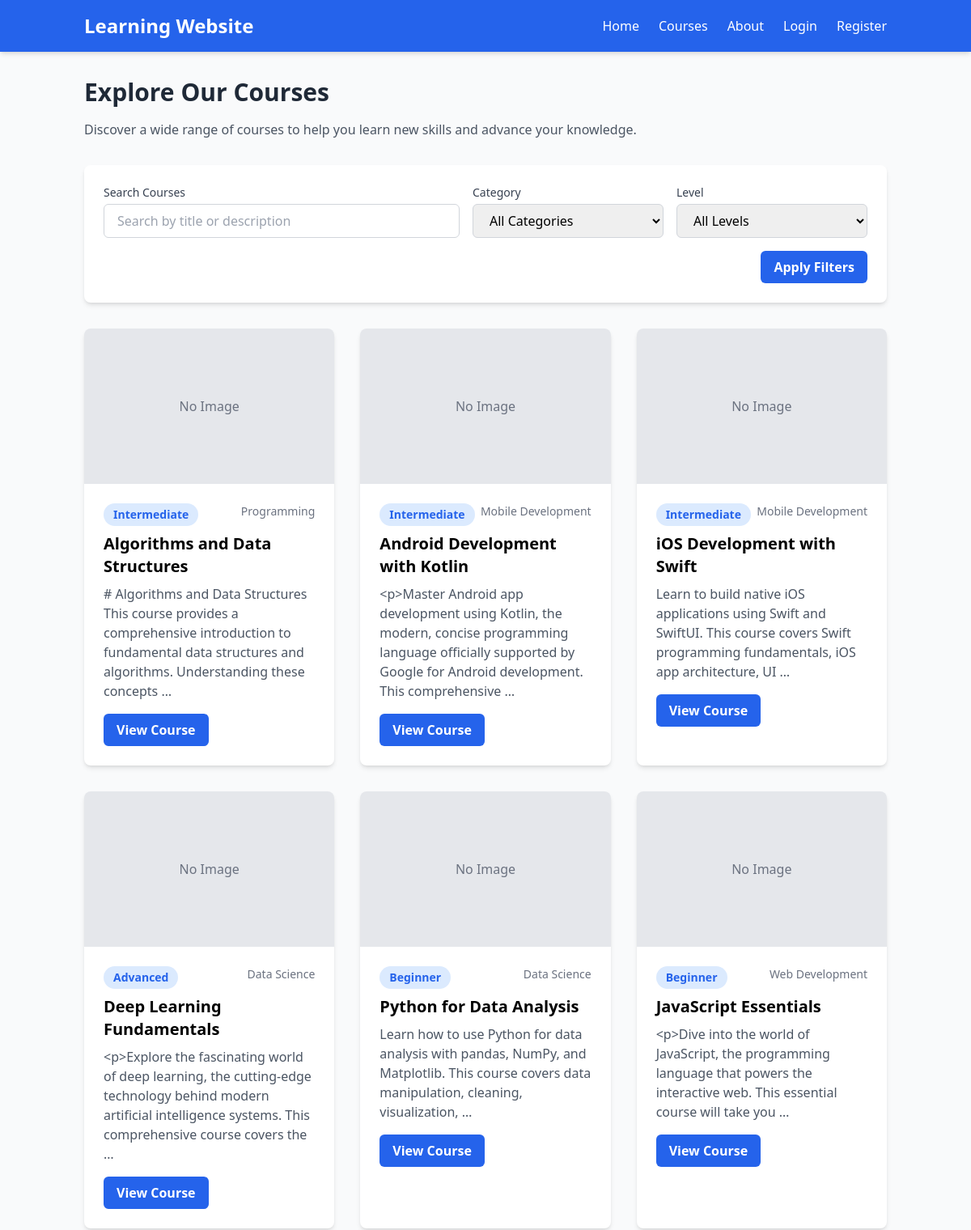
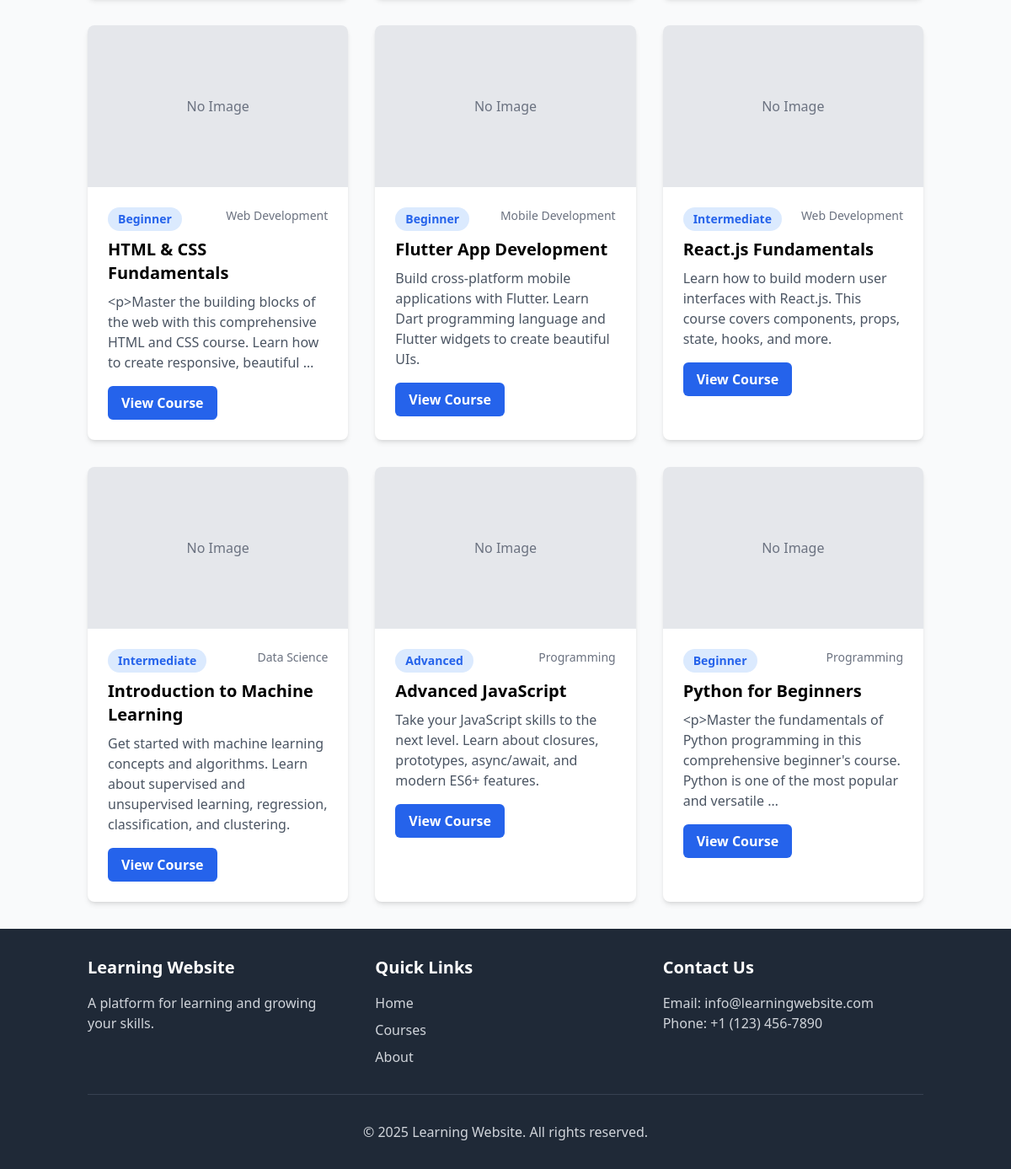
Page /courses/ on the committed database (2 pictures, top to bottom).
### learning_content/models.py (models this page shows, shortened)
class Course(models.Model):
    LEVEL_CHOICES = (
        ('beginner', 'Beginner'),
        ('intermediate', 'Intermediate'),
        ('advanced', 'Advanced'),
    )
    title = models.CharField(max_length=200)
    slug = models.SlugField(unique=True)
    category = models.ForeignKey(Category, on_delete=models.CASCADE, related_name='courses')
    description = models.TextField()
    level = models.CharField(max_length=20, choices=LEVEL_CHOICES, default='beginner')
    image = models.ImageField(upload_to='courses/', blank=True, null=True)
    is_featured = models.BooleanField(default=False)
    is_published = models.BooleanField(default=False)
    created_at = models.DateTimeField(auto_now_add=True)
    updated_at = models.DateTimeField(auto_now=True)
    class Meta:
        ordering = ['-created_at']

class Category(models.Model):
    name = models.CharField(max_length=100)
    slug = models.SlugField(unique=True)
    description = models.TextField(blank=True)
    image = models.ImageField(upload_to='categories/', blank=True, null=True)
    created_at = models.DateTimeField(auto_now_add=True)
    updated_at = models.DateTimeField(auto_now=True)
    class Meta:
        verbose_name_plural = 'Categories'
        ordering = ['name']

### learning_content/views.py (the view)
# urls.py: path('courses/', views.course_list, name='course_list'),
def course_list(request):
    courses = Course.objects.filter(is_published=True)
    categories = Category.objects.all()
    category_slug = request.GET.get('category')
    if category_slug:
        courses = courses.filter(category__slug=category_slug)
    level = request.GET.get('level')
    if level:
        courses = courses.filter(level=level)
    query = request.GET.get('q')
    if query:
        courses = courses.filter(
            Q(title__icontains=query) |
            Q(description__icontains=query)
        )
    context = {
        'courses': courses,
        'categories': categories,
        'selected_category': category_slug,
        'selected_level': level,
        'query': query,
    }
    return render(request, 'learning_content/course_list.html', context)

### templates/learning_content/course_list.html (shortened to what this page needs)
{% extends 'base.html' %}
{% block content %}
<div class="mb-8">
    <h1 class="text-3xl font-bold text-gray-800 mb-4">Explore Our Courses</h1>
    <p class="text-gray-600">Discover a wide range of courses to help you learn new skills and advance your knowledge.</p>
</div>
<div class="bg-white rounded-lg shadow-md p-6 mb-8">
    <form method="get" action="{% url 'learning_content:course_list' %}" class="space-y-4">
        <div class="flex flex-col md:flex-row gap-4">
            <div class="flex-grow">
                <label for="q" class="block text-sm font-medium text-gray-700 mb-1">Search Courses</label>
                <input type="text" name="q" id="q" value="{{ query|default:'' }}" placeholder="Search by title or description" class="w-full px-4 py-2 border border-gray-300 rounded-md focus:outline-none focus:ring-2 focus:ring-blue-500">
            </div>
            <div class="md:w-1/4">
                <label for="category" class="block text-sm font-medium text-gray-700 mb-1">Category</label>
                <select name="category" id="category" class="w-full px-4 py-2 border border-gray-300 rounded-md focus:outline-none focus:ring-2 focus:ring-blue-500">
                    <option value="">All Categories</option>
                </select>
            </div>
            <div class="md:w-1/4">
                <label for="level" class="block text-sm font-medium text-gray-700 mb-1">Level</label>
                <select name="level" id="level" class="w-full px-4 py-2 border border-gray-300 rounded-md focus:outline-none focus:ring-2 focus:ring-blue-500">
                    <option value="">All Levels</option>
                </select>
            </div>
        </div>
        <div class="flex justify-end">
            <button type="submit" class="bg-blue-600 hover:bg-blue-700 transition text-white px-4 py-2 rounded-md font-semibold">Apply Filters</button>
        </div>
    </form>
</div>
<div class="grid grid-cols-1 md:grid-cols-2 lg:grid-cols-3 gap-8">
    {% for course in courses %}
        <div class="bg-white rounded-lg shadow-md overflow-hidden transition transform hover:-translate-y-1 hover:shadow-lg">
            {% if course.image %}
                <img src="{{ course.image.url }}" alt="{{ course.title }}" class="w-full h-48 object-cover">
            {% else %}
                <div class="w-full h-48 bg-gray-200 flex items-center justify-center">
                    <span class="text-gray-500">No Image</span>
                </div>
            {% endif %}
            <div class="p-6">
                <div class="flex justify-between items-start mb-2">
                    <span class="inline-block px-3 py-1 bg-blue-100 text-blue-600 rounded-full text-sm font-semibold">{{ course.get_level_display }}</span>
                    <span class="text-gray-500 text-sm">{{ course.category.name }}</span>
                </div>
                <h3 class="text-xl font-bold mb-2">{{ course.title }}</h3>
                <p class="text-gray-600 mb-4">{{ course.description|truncatewords:20 }}</p>
                <a href="{% url 'learning_content:course_detail' course.slug %}" class="inline-block bg-blue-600 hover:bg-blue-700 transition text-white px-4 py-2 rounded-md font-semibold">View Course</a>
            </div>
        </div>
    {% empty %}
        <div class="col-span-3 bg-white rounded-lg shadow-md p-8 text-center">
            <p class="text-gray-500 text-lg mb-4">No courses found matching your criteria.</p>
            <a href="{% url 'learning_content:course_list' %}" class="text-blue-600 hover:text-blue-800 transition font-semibold">Clear filters</a>
        </div>
    {% endfor %}
</div>
{% endblock %}

### rows in the picture
Course: image "No Image", level "Intermediate", category.name "Programming", title "Algorithms and Data Structures", description "# Algorithms and Data Structures This course provides a comprehensive introduction to fundamental data structures and algorithms. Understanding these concepts …"
Course: image "No Image", level "Intermediate", category.name "Mobile Development", title "Android Development with Kotlin", description "<p>Master Android app development using Kotlin, the modern, concise programming language officially supported by Google for Android development. This comprehensive …"
Course: image "No Image", level "Intermediate", category.name "Mobile Development", title "iOS Development with Swift", description "Learn to build native iOS applications using Swift and SwiftUI. This course covers Swift programming fundamentals, iOS app architecture, UI …"
Course: image "No Image", level "Advanced", category.name "Data Science", title "Deep Learning Fundamentals", description "<p>Explore the fascinating world of deep learning, the cutting-edge technology behind modern artificial intelligence systems. This comprehensive course covers the …"
Course: image "No Image", level "Beginner", category.name "Data Science", title "Python for Data Analysis", description "Learn how to use Python for data analysis with pandas, NumPy, and Matplotlib. This course covers data manipulation, cleaning, visualization, …"
Course: image "No Image", level "Beginner", category.name "Web Development", title "JavaScript Essentials", description "<p>Dive into the world of JavaScript, the programming language that powers the interactive web. This essential course will take you …"
Course: image "No Image", level "Beginner", category.name "Web Development", title "HTML & CSS Fundamentals", description "<p>Master the building blocks of the web with this comprehensive HTML and CSS course. Learn how to create responsive, beautiful …"
Course: image "No Image", level "Beginner", category.name "Mobile Development", title "Flutter App Development", description "Build cross-platform mobile applications with Flutter. Learn Dart programming language and Flutter widgets to create beautiful UIs."
Course: image "No Image", level "Intermediate", category.name "Web Development", title "React.js Fundamentals", description "Learn how to build modern user interfaces with React.js. This course covers components, props, state, hooks, and more."
Course: image "No Image", level "Intermediate", category.name "Data Science", title "Introduction to Machine Learning", description "Get started with machine learning concepts and algorithms. Learn about supervised and unsupervised learning, regression, classification, and clustering."
Course: image "No Image", level "Advanced", category.name "Programming", title "Advanced JavaScript", description "Take your JavaScript skills to the next level. Learn about closures, prototypes, async/await, and modern ES6+ features."
Course: image "No Image", level "Beginner", category.name "Programming", title "Python for Beginners", description "<p>Master the fundamentals of Python programming in this comprehensive beginner's course. Python is one of the most popular and versatile …"
